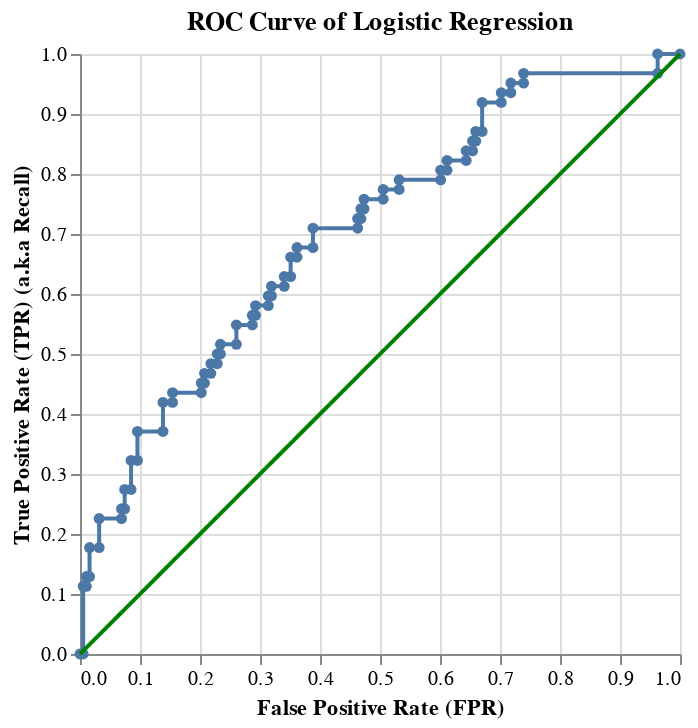

Notebook source saved alongside this figure:
### Code cell
classification_report, cmplot, roc_curve, roc_score = scores('Logistic Regression', rs_lr2, x_test, y_test )
roc_curve

### Figure 1 — Vega-Lite specification as saved in the notebook (floating-point values rounded to 4 significant figures)
{"config": {"view": {"continuousWidth": 400, "continuousHeight": 300}}, "layer": [{"mark": {"type": "line", "point": true}, "encoding": {"x": {"field": "fpr", "sort": null, "title": "False Positive Rate (FPR)", "type": "quantitative"}, "y": {"field": "tpr", "title": "True Positive Rate (TPR) (a.k.a Recall)", "type": "quantitative"}}, "title": "ROC Curve of Logistic Regression", "width": 300}, {"mark": {"type": "line", "color": "green"}, "encoding": {"size": {"value": 2}, "x": {"field": "fpr", "type": "quantitative"}, "y": {"field": "fpr", "type": "quantitative"}}, "title": "ROC Curve of Logistic Regression", "width": 300}], "data": {"name": "data-ee5e8025c3d166cad8b4934516fec3aa"}, "$schema": "https://vega.github.io/schema/vega-lite/v4.17.0.json", "datasets": {"data-ee5e8025c3d166cad8b4934516fec3aa": [{"fpr": 0.0, "tpr": 0.0}, {"fpr": 0.005319, "tpr": 0.0}, {"fpr": 0.005319, "tpr": 0.1129}, {"fpr": 0.01064, "tpr": 0.1129}, {"fpr": 0.01064, "tpr": 0.129}, {"fpr": 0.01596, "tpr": 0.129}, {"fpr": 0.01596, "tpr": 0.1774}, {"fpr": 0.03191, "tpr": 0.1774}, {"fpr": 0.03191, "tpr": 0.2258}, {"fpr": 0.06915, "tpr": 0.2258}, {"fpr": 0.06915, "tpr": 0.2419}, {"fpr": 0.07447, "tpr": 0.2419}, {"fpr": 0.07447, "tpr": 0.2742}, {"fpr": 0.08511, "tpr": 0.2742}, {"fpr": 0.08511, "tpr": 0.3226}, {"fpr": 0.09574, "tpr": 0.3226}, {"fpr": 0.09574, "tpr": 0.371}, {"fpr": 0.1383, "tpr": 0.371}, {"fpr": 0.1383, "tpr": 0.4194}, {"fpr": 0.1543, "tpr": 0.4194}, {"fpr": 0.1543, "tpr": 0.4355}, {"fpr": 0.2021, "tpr": 0.4355}, {"fpr": 0.2021, "tpr": 0.4516}, {"fpr": 0.2074, "tpr": 0.4516}, {"fpr": 0.2074, "tpr": 0.4677}, {"fpr": 0.2181, "tpr": 0.4677}, {"fpr": 0.2181, "tpr": 0.4839}, {"fpr": 0.2287, "tpr": 0.4839}, {"fpr": 0.2287, "tpr": 0.5}, {"fpr": 0.234, "tpr": 0.5}, {"fpr": 0.234, "tpr": 0.5161}, {"fpr": 0.2606, "tpr": 0.5161}, {"fpr": 0.2606, "tpr": 0.5484}, {"fpr": 0.2872, "tpr": 0.5484}, {"fpr": 0.2872, "tpr": 0.5645}, {"fpr": 0.2926, "tpr": 0.5645}, {"fpr": 0.2926, "tpr": 0.5806}, {"fpr": 0.3138, "tpr": 0.5806}, {"fpr": 0.3138, "tpr": 0.5968}, {"fpr": 0.3191, "tpr": 0.5968}, {"fpr": 0.3191, "tpr": 0.6129}, {"fpr": 0.3404, "tpr": 0.6129}, {"fpr": 0.3404, "tpr": 0.629}, {"fpr": 0.3511, "tpr": 0.629}, {"fpr": 0.3511, "tpr": 0.6613}, {"fpr": 0.3617, "tpr": 0.6613}, {"fpr": 0.3617, "tpr": 0.6774}, {"fpr": 0.3883, "tpr": 0.6774}, {"fpr": 0.3883, "tpr": 0.7097}, {"fpr": 0.4628, "tpr": 0.7097}, {"fpr": 0.4628, "tpr": 0.7258}, {"fpr": 0.4681, "tpr": 0.7258}, {"fpr": 0.4681, "tpr": 0.7419}, {"fpr": 0.4734, "tpr": 0.7419}, {"fpr": 0.4734, "tpr": 0.7581}, {"fpr": 0.5053, "tpr": 0.7581}, {"fpr": 0.5053, "tpr": 0.7742}, {"fpr": 0.5319, "tpr": 0.7742}, {"fpr": 0.5319, "tpr": 0.7903}, {"fpr": 0.6011, "tpr": 0.7903}, {"fpr": 0.6011, "tpr": 0.8065}, {"fpr": 0.6117, "tpr": 0.8065}, {"fpr": 0.6117, "tpr": 0.8226}, {"fpr": 0.6436, "tpr": 0.8226}, {"fpr": 0.6436, "tpr": 0.8387}, {"fpr": 0.6543, "tpr": 0.8387}, {"fpr": 0.6543, "tpr": 0.8548}, {"fpr": 0.6596, "tpr": 0.8548}, {"fpr": 0.6596, "tpr": 0.871}, {"fpr": 0.6702, "tpr": 0.871}, {"fpr": 0.6702, "tpr": 0.9194}, {"fpr": 0.7021, "tpr": 0.9194}, {"fpr": 0.7021, "tpr": 0.9355}, {"fpr": 0.7181, "tpr": 0.9355}, {"fpr": 0.7181, "tpr": 0.9516}, {"fpr": 0.7394, "tpr": 0.9516}, {"fpr": 0.7394, "tpr": 0.9677}, {"fpr": 0.9628, "tpr": 0.9677}, {"fpr": 0.9628, "tpr": 1.0}, {"fpr": 1.0, "tpr": 1.0}]}}
